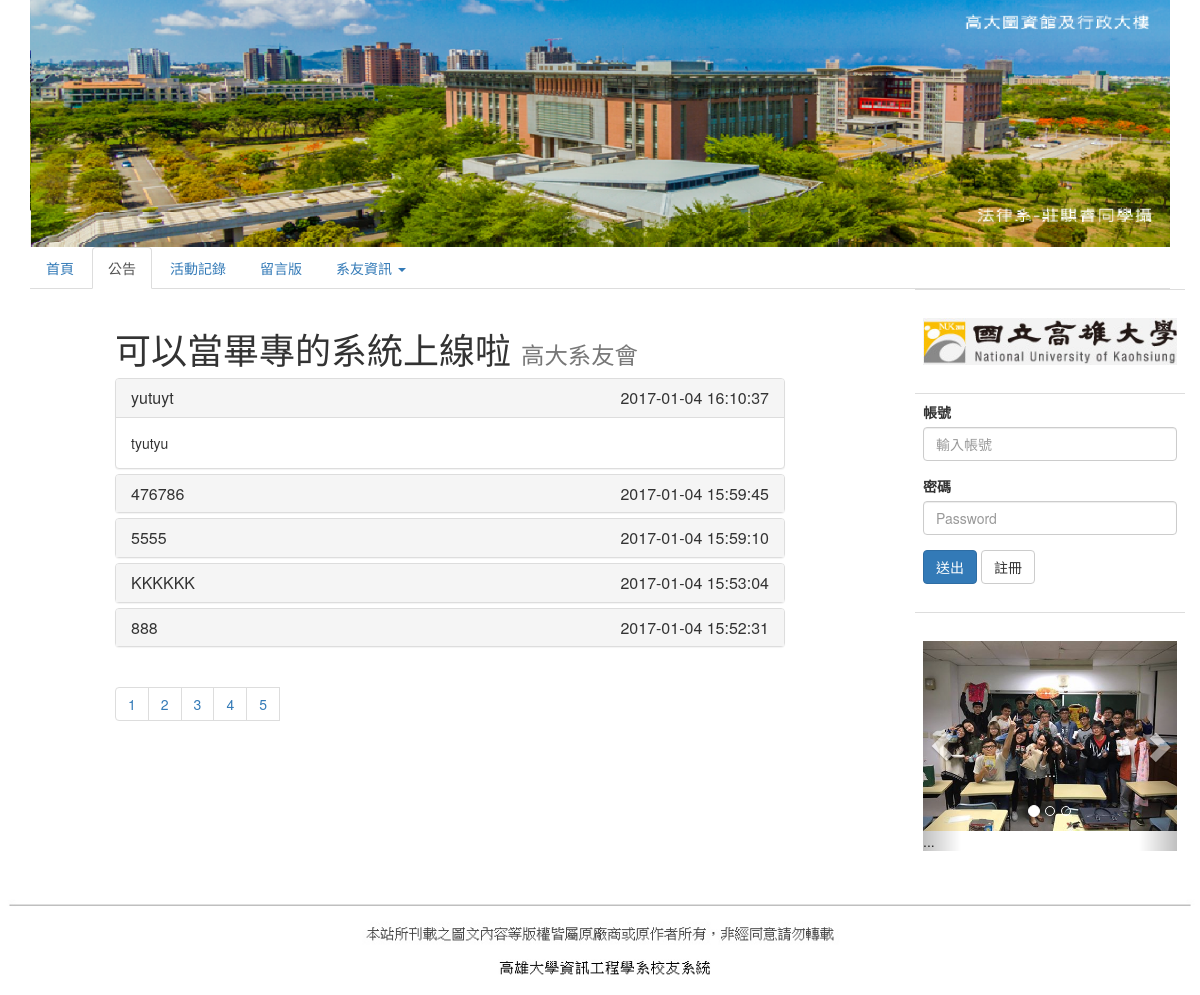
Page /publish.php?Page=2 on the committed database.
### tables this page shows
CREATE TABLE `announcement` (
  `InfoNo` int(3) NOT NULL,
  `AncTitle` varchar(20) NOT NULL DEFAULT '無標題',
  `AncContent` text NOT NULL,
  `AncTime` datetime(6) NOT NULL
);

### publish.php (the view, shortened to what this page needs)
<?php $AllMsg=mysql_query("select InfoNo,AncContent,AncTime,AncTitle
							from announcement
							order by InfoNo desc"); ?>
<!DOCTYPE html>
<html lang="zh-Hant">
  <head>
    <link href="css/bootstrap.min.css" rel="stylesheet">
  </head>
  <body>
<div class="container">
	<div class="row">
		<div class="col-xs-12 col-sm-12">
			<img src="image/TopBar.png" class="img-responsive" alt="Responsive image">
		</div>
	</div>
	<div class="row">
	  <div class="col-xs-12 col-sm-12">
			<ul class="nav nav-tabs">
			<li role="presentation"><a href="homepage2.php">首頁</a></li>
			<li role="presentation" class="active"><a href="publish.php?Page=1">公告</a></li>
			<li role="presentation"><a href="activity.php?Page=1">活動記錄</a></li>
			<li role="presentation"><a href="mesboard.php">留言版</a></li>
			<li role="presentation" class="dropdown">
				<a class="dropdown-toggle" data-toggle="dropdown" href="#" role="button" aria-expanded="false">
				  系友資訊 <span class="caret"></span>
				</a>
			</li>
			</ul>
		</div>
	<div class="row">
	  <div class="col-xs-1 col-sm-1">
	  </div>
	  <div class="col-xs-7 col-sm-7">
		<br>
		<h1>可以當畢專的系統上線啦 <small>高大系友會</small></h1>
		<div class="panel-group" id="accordion" role="tablist" aria-multiselectable="true">
		  <?php $rs=mysql_fetch_assoc($AllMsg);
		  if ($rs["AncContent"]!="")
		  {
		  ?>
		  <div class="panel panel-default">
			<div class="panel-heading" role="tab" id="heading1">
			  <h4 class="panel-title">
				<a data-toggle="collapse" data-parent="#accordion" href="#collapseOne" aria-expanded="true" aria-controls="collapseOne">
				  <?php echo $rs["AncTitle"] ?>
				  <div style="float:right;"> <?php echo date("Y-m-d H:i:s",strtotime($rs["AncTime"])); ?> </div>
				</a>
			  </h4>
			</div>
			<div id="collapseOne" class="panel-collapse collapse in" role="tabpanel" aria-labelledby="headingOne">
			  <div class="panel-body">
				<?php echo $rs["AncContent"]; ?>
			  </div>
			</div>
		  </div>
		  <?php } ?>
		  <?php $rs=mysql_fetch_assoc($AllMsg);
		  if ($rs["AncContent"]!="")
		  {
		  ?>
		  <div class="panel panel-default">
			<div class="panel-heading" role="tab" id="heading2">
			  <h4 class="panel-title">
				<a class="collapsed" data-toggle="collapse" data-parent="#accordion" href="#collapseTwo" aria-expanded="false" aria-controls="collapseTwo">
				  <?php echo $rs["AncTitle"] ?>
				  <div style="float:right;"> <?php echo date("Y-m-d H:i:s",strtotime($rs["AncTime"])); ?> </div>
				</a>
			  </h4>
			</div>
		  </div>
		  <?php } ?>
		  <?php $rs=mysql_fetch_assoc($AllMsg);
		  if ($rs["AncContent"]!="")
		  {
		  ?>
		  <div class="panel panel-default">
			<div class="panel-heading" role="tab" id="heading3">
			  <h4 class="panel-title">
				<a class="collapsed" data-toggle="collapse" data-parent="#accordion" href="#collapseThree" aria-expanded="false" aria-controls="collapseThree">
				  <?php echo $rs["AncTitle"] ?>
				  <div style="float:right;"> <?php echo date("Y-m-d H:i:s",strtotime($rs["AncTime"])); ?> </div>
				</a>
			  </h4>
			</div>
		  </div>
		  <?php } ?>
		  <?php $rs=mysql_fetch_assoc($AllMsg);
		  if ($rs["AncContent"]!="")
		  {
		  ?>
		  <div class="panel panel-default">
			<div class="panel-heading" role="tab" id="heading4">
			  <h4 class="panel-title">
				<a class="collapsed" data-toggle="collapse" data-parent="#accordion" href="#collapseFour" aria-expanded="false" aria-controls="collapseFour">
				  <?php echo $rs["AncTitle"] ?>
				  <div style="float:right;"> <?php echo date("Y-m-d H:i:s",strtotime($rs["AncTime"])); ?> </div>
				</a>
			  </h4>
			</div>
		  </div>
		  <?php } ?>
		  <?php $rs=mysql_fetch_assoc($AllMsg);
		  if ($rs["AncContent"]!="")
		  {
		  ?>
		  <div class="panel panel-default">
			<div class="panel-heading" role="tab" id="heading5">
			  <h4 class="panel-title">
				<a class="collapsed" data-toggle="collapse" data-parent="#accordion" href="#collapseFive" aria-expanded="false" aria-controls="collapseFive">
				  <?php echo $rs["AncTitle"] ?>
				  <div style="float:right;"> <?php echo date("Y-m-d H:i:s",strtotime($rs["AncTime"])); ?> </div>
				</a>
			  </h4>
			</div>
		  </div>
		  <?php } ?>
		</div>
		<nav>
		  <ul class="pagination">
			<li><a href="publish.php?Page=1">1 <span class="sr-only">(current)</span></a></li>
			<li><a href="publish.php?Page=2">2</a></li>
			<li><a href="publish.php?Page=3">3</a></li>
			<li><a href="publish.php?Page=4">4</a></li>
			<li><a href="publish.php?Page=5">5</a></li>
		  </ul>
		</nav>
	  </div>
	  <div class="col-xs-1 col-sm-1">
	  </div>
	  <div class="col-xs-3 col-sm-3">
		  <table class="table">
		  <tr><td>
		  <br><a href="http://www.nuk.edu.tw/bin/home.php"><img src="image/logo.jpg" class="img-responsive" alt="Responsive image"></a><br>
		  </td><tr>
		  <tr><td>
		  <?php if(isset($_SESSION['Account'])) : ?>
			<h3>hi!<?php echo $_SESSION['Account']?></h3>
			<?php if($row_S[0]!=null) : ?>
				<h4>尊爵高貴不凡的管理員<?php echo $row_S[1] ?>號</h4>
			<?php endif ?>
			<button type="button" class="btn btn-primary" data-toggle="button" aria-pressed="false" autocomplete="off" onclick="location.href='logout.php'">
			  登出
			</button>
			<br><br>
		  <?php else : ?>
			<form name="form" method="post" action="connect.php">
			  <div class="form-group">
				<label for="exampleInputEmail1">帳號</label>
				<input type="text" class="form-control" name="id" placeholder="輸入帳號">
			  </div>
			  <div class="form-group">
				<label for="exampleInputPassword1">密碼</label>
				<input type="Password" class="form-control" name="pw" placeholder="Password">
			  </div>
			  <button type="submit" class="btn btn-primary">送出</button>
			 <button type="botton" class="btn btn-default" onClick="fun()">註冊</button>
			</form>
		  <br>
		  <?php endif; ?>
		  </td></tr>
		  <tr><td>
		  <br>
		  <div id="carousel-example-generic" class="carousel slide" data-ride="carousel">
			  <ol class="carousel-indicators">
				<li data-target="#carousel-example-generic" data-slide-to="0" class="active"></li>
				<li data-target="#carousel-example-generic" data-slide-to="1"></li>
				<li data-target="#carousel-example-generic" data-slide-to="2"></li>
			  </ol>
			  <div class="carousel-inner" role="listbox">
				<div class="item active">
				  <img src="image/聖誕節.jpg" alt="聖誕節">
				  <div class="carousel-caption">
					...
				  </div>
				</div>
				...
			  </div>
			  <a class="left carousel-control" href="#carousel-example-generic" role="button" data-slide="prev">
				<span class="glyphicon glyphicon-chevron-left" aria-hidden="true"></span>
			  </a>
			  <a class="right carousel-control" href="#carousel-example-generic" role="button" data-slide="next">
				<span class="glyphicon glyphicon-chevron-right" aria-hidden="true"></span>
			  </a>
		  </div>
		  </td></tr>
		   </table>
	  </div>
	<div class="row">
	  <div class="col-xs-12 col-sm-12">
		<br>
		<img src="image/BottomBar.png" class="img-responsive" alt="Responsive image">
	  </div>
	  </div>
	</div>
</div>
  </body>
</html>

### rows in the picture
announcement: AncTitle "yutuyt", AncTime "2017-01-04 16:10:37", AncContent "tyutyu"
announcement: AncTitle "476786", AncTime "2017-01-04 15:59:45"
announcement: AncTitle "5555", AncTime "2017-01-04 15:59:10"
announcement: AncTitle "KKKKKK", AncTime "2017-01-04 15:53:04"
announcement: AncTitle "888", AncTime "2017-01-04 15:52:31"
